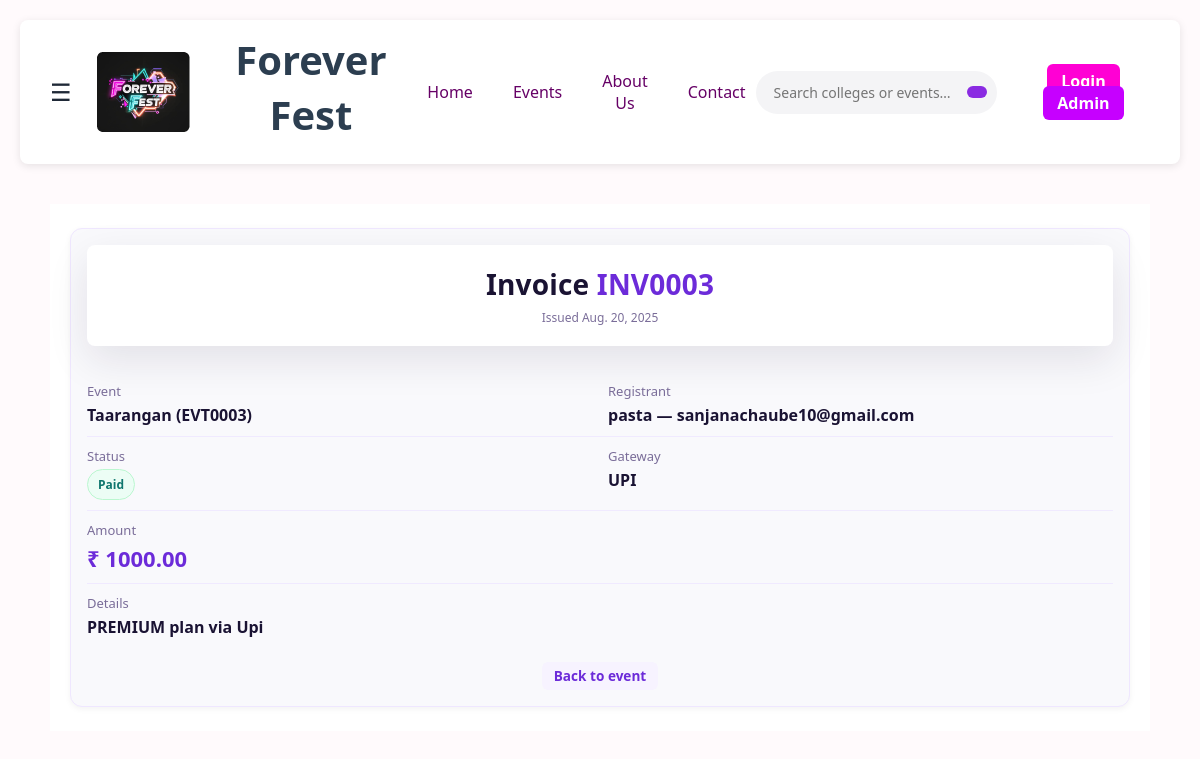
Screenshot of /registrations/invoice/INV0003/ with the database file from the repository.
### registrations/models.py (models this page shows, shortened)
class Invoice(models.Model):
    invoice_id = models.CharField(primary_key=True, max_length=20, default=generate_invoice_id)
    registration = models.OneToOneField(Registration, on_delete=models.CASCADE, related_name="invoice")
    issued_date = models.DateField(auto_now_add=True)
    details = models.TextField(blank=True)
    class Meta:
        db_table = "invoices"

class Registration(models.Model):
    registration_id = models.CharField(primary_key=True, max_length=20, default=generate_registration_id)
    user = models.ForeignKey(UserProfile, on_delete=models.CASCADE, related_name="registrations")
    event = models.ForeignKey(Event, to_field="event_id", db_column="event_id",on_delete=models.CASCADE, related_name="registrations")
    payment_status = models.CharField(max_length=30, blank=True)
    registration_date = models.DateField(auto_now_add=True)
    class Meta:
        db_table = "registrations"

class Payment(models.Model):
    payment_id = models.CharField(primary_key=True, max_length=20, default=generate_payment_id)
    invoice = models.OneToOneField(Invoice, on_delete=models.CASCADE, related_name="payment")
    amount = models.DecimalField(max_digits=12, decimal_places=2, default=0)
    status = models.CharField(max_length=30, blank=True)
    gateway = models.CharField(max_length=30, blank=True)
    paid_at = models.DateTimeField(null=True, blank=True)
    class Meta:
        db_table = "payments"

### events/models.py (models this page shows, shortened)
class Event(models.Model):
    image_url = models.CharField(max_length=255, blank=True)
    event_id = models.CharField(primary_key=True, max_length=20, default=generate_event_id)
    college = models.ForeignKey(College,to_field="college_id", db_column="college_id",on_delete=models.CASCADE, related_name="events",)
    title = models.CharField(max_length=80)
    description = models.TextField(blank=True)
    date_time = models.DateTimeField(null=True, blank=True)
    location = models.CharField(max_length=120, blank=True)
    created_by = models.ForeignKey(AdminProfile,to_field="admin_id",db_column="created_by",on_delete=models.SET_NULL,null=True,blank=True,related_name="created_events",)
    class Meta:
        db_table = "events"

### accounts/models.py (models this page shows, shortened)
class UserProfile(models.Model):
    user_id = models.CharField(primary_key=True, max_length=20, default=generate_user_id, editable=False)
    username = models.CharField(max_length=25)
    email = models.EmailField(max_length=25, unique=True)
    password = models.CharField(max_length=128)
    profile_info = models.CharField(max_length=50, blank=True, null=True)
    preferences = models.CharField(max_length=20, blank=True, null=True)

### registrations/views.py (the view)
# urls.py: path("invoice/<str:invoice_id>/", views.invoice_detail, name="invoice_detail"),
def invoice_detail(request, invoice_id: str):
    inv = get_object_or_404(Invoice.objects.select_related("registration__event",
                                                           "registration__user",
                                                           "payment"),
                            invoice_id=invoice_id)
    return render(request, "registrations/invoice_detail.html", {
        "invoice": inv,
        "event": inv.registration.event,
        "user": inv.registration.user,
        "payment": getattr(inv, "payment", None),
    })

### registrations/templates/registrations/invoice_detail.html (shortened to what this page needs)
{% extends "accounts/base.html" %}
{% load static %}
{% block content %}
<link rel="stylesheet" href="{% static 'css/registrations.css' %}">
<section class="reg-wrap">
  <div class="reg-card">
    <header class="reg-card__header">
      <h1>Invoice <span>{{ invoice.invoice_id }}</span></h1>
      <p class="muted">Issued {{ invoice.issued_date }}</p>
    </header>
    <div class="invoice-block">
      <div class="row">
        <div class="col">
          <div class="label">Event</div>
          <div class="value">{{ invoice.registration.event.title }} ({{ invoice.registration.event.event_id }})</div>
        </div>
        <div class="col">
          <div class="label">Registrant</div>
          <div class="value">{{ invoice.registration.user.username }} — {{ invoice.registration.user.email }}</div>
        </div>
      </div>
      <div class="row">
        <div class="col">
          <div class="label">Status</div>
          {% if invoice.payment.status %}
            <div class="chip {% if invoice.payment.status|lower == 'paid' %}chip--ok{% else %}chip--warn{% endif %}">
              {{ invoice.payment.status|title }}
            </div>
          {% endif %}
        </div>
        <div class="col">
          <div class="label">Gateway</div>
          <div class="value">{{ invoice.payment.gateway|upper }}</div>
        </div>
      </div>
      <div class="row total">
        <div class="col">
          <div class="label">Amount</div>
          <div class="value">₹ {{ invoice.payment.amount }}</div>
        </div>
      </div>
      {% if invoice.details %}
      <div class="row">
        <div class="col">
          <div class="label">Details</div>
          <div class="value">{{ invoice.details }}</div>
        </div>
      </div>
      {% endif %}
    </div>
    <div class="actions">
      <a href="{% url 'events:event_detail' invoice.registration.event.event_id %}" class="btn-ghost">
        Back to event
      </a>
    </div>
  </div>
</section>
{% endblock %}

### static/css/style.css (style rules this page uses)
body { font-family: 'Inter', sans-serif; margin: 0; padding: 0; background: #fffafc; }
body { background: #F7F8FC; }
a { text-decoration: none; }
body, html { height: 100%; margin: 0; }
:root { --primary-color: #2c3e50; --secondary-color: #3498db; --accent-color: #e74c3c; --light-color: #f5f7fa; --dark-color: #2c4e50; --shadow: 0 4px 6px rgba(0,0,0,.1); --radius: 8px; --page-max-width: 1200px; }
* { margin: 0; padding: 0; box-sizing: border-box; font-family: 'Segoe UI', Tahoma, Geneva, Verdana, sans-serif; }
body { background: var(--light-color); color: var(--dark-color); padding: 20px; }
header { text-align: center; margin-bottom: 40px; padding: 20px 0; background: #fff; box-shadow: var(--shadow); border-radius: var(--radius); }
h1 { color: var(--primary-color); font-size: 2.5rem; margin-bottom: 10px; }
.actions { display: flex; flex-wrap: wrap; gap: 8px; }
.actions a { display: inline-block; padding: 6px 12px; border-radius: 6px; font-weight: 600; font-size: .85rem; text-decoration: none; line-height: 1.2; white-space: nowrap; }
body { margin: 0; font-family: 'Inter', sans-serif; background: #fffafc; color: #222; }

### static/css/registrations.css (style rules this page uses)
:root { --ink:#1a1333; --muted:#7a6d99; --card:#ffffff; --bg:#fcf7ff; --primary:#6c2bd9; --primary-2:#8b5cf6; --ring: rgba(108,43,217,.15); --shadow: 0 14px 40px rgba(34,18,51,.10); }
.reg-wrap { max-width: 880px; margin: 0 auto; padding: 32px 16px 56px; background: var(--bg); }
.reg-card { background: var(--card); border: 1px solid #efe7ff; border-radius: 22px; box-shadow: var(--shadow); padding: 24px 22px; }
.reg-card__header { text-align:center; margin-bottom: 18px; }
.reg-card__header h1 { margin:0 0 6px; font-size: clamp(22px, 3.2vw, 28px); letter-spacing:.2px; color: var(--ink); font-weight: 800; }
.reg-card__header h1 span { color: var(--primary); }
.reg-card__header .muted { color: var(--muted); margin:0; }
.invoice-block { margin-top: 6px; padding-top: 8px; }
.invoice-block .row { display:grid; grid-template-columns: 1fr 1fr; gap: 16px; padding: 10px 0; border-bottom: 1px solid #f0eaff; }
.invoice-block .row:last-child { border-bottom: none; }
.invoice-block .label { color: var(--muted); font-size: 13px; margin-bottom: 4px; }
.invoice-block .value { color: var(--ink); font-weight: 700; }
.invoice-block .chip { display: inline-block; padding: 6px 10px; border-radius: 999px; font-size: 12px; font-weight: 700; }
.invoice-block .chip--ok { background: #ecfdf5; color: #0f766e; border: 1px solid #bbf7d0; }
.invoice-block .total .value { font-size: 22px; color: var(--primary); }
.actions { display:flex; gap:10px; justify-content:center; margin-top: 14px; }
.btn-ghost { background: #f7f3ff; color: var(--primary); padding: 12px 14px; border-radius: 12px; text-decoration:none; font-weight: 700; }
a { text-decoration: none; }
.reg-wrap { max-width: 1100px; margin: 40px auto; padding: 24px 20px; background: #fff; }
.reg-card { background: #f9f9fc; border-radius: 12px; padding: 16px; box-shadow: 0 2px 6px rgba(0,0,0,0.05); }
.muted { color: #888; font-size: 12px; }

### rows the page displays
Invoice: invoice_id "INV0003", issued_date "Aug. 20, 2025", registration.event "Taarangan", registration.event.event_id "EVT0003", registration.user.username "pasta", registration.user.email "sanjanachaube10@gmail.com", payment.status "Paid", payment.gateway "UPI", payment.amount "1000.00", details "PREMIUM plan via Upi"
